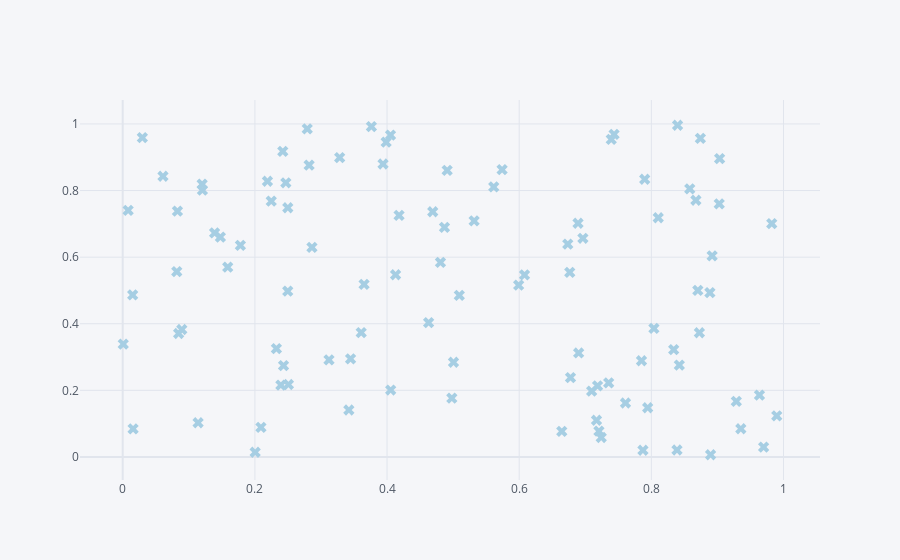

Write notebook code for a chart like this one.
### Code cell
df.iplot(kind='scatter',x='a',y='b',mode='markers',size=10,symbol='x', colorscale='paired')
